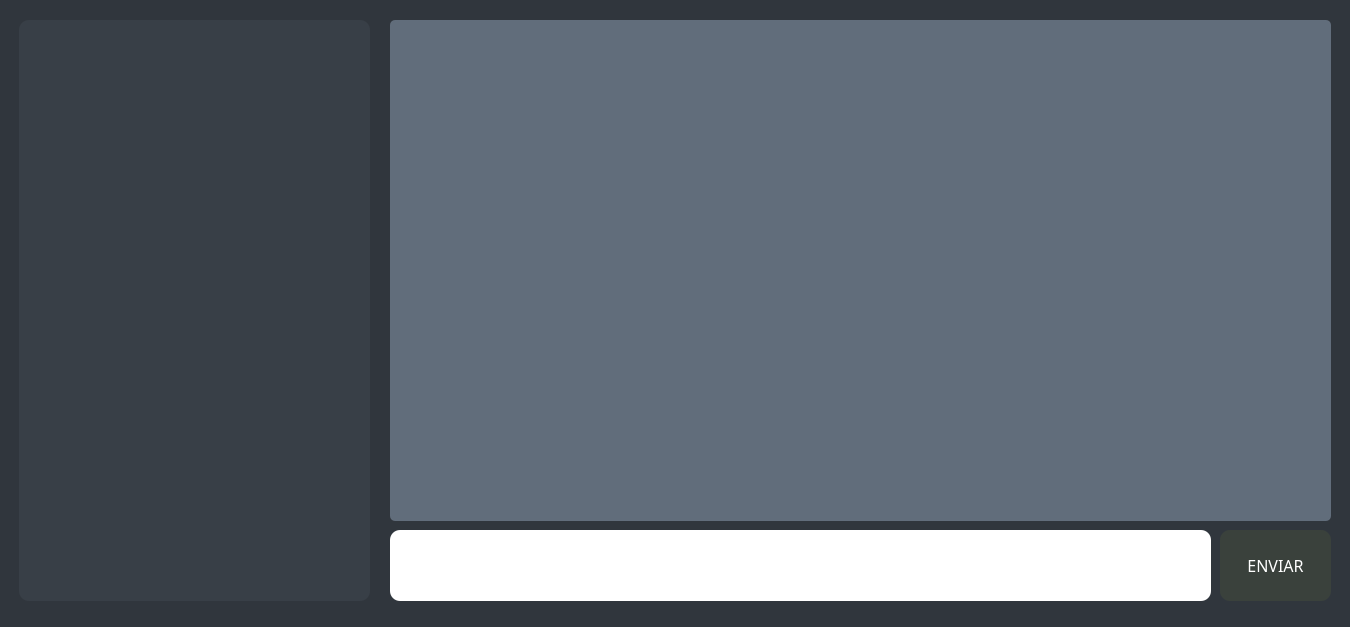
<?xml version="1.0" encoding="UTF-8"?>
<ui version="4.0">
 <class>Form</class>
 <widget class="QWidget" name="Form">
  <property name="geometry">
   <rect>
    <x>0</x>
    <y>0</y>
    <width>1350</width>
    <height>627</height>
   </rect>
  </property>
  <property name="windowTitle">
   <string>chat</string>
  </property>
  <property name="styleSheet">
   <string notr="true">background-color: rgb(48, 54, 61);
border-radius: 5px</string>
  </property>
  <widget class="QWidget" name="widget" native="true">
   <property name="geometry">
    <rect>
     <x>19</x>
     <y>20</y>
     <width>351</width>
     <height>581</height>
    </rect>
   </property>
   <property name="sizePolicy">
    <sizepolicy hsizetype="Expanding" vsizetype="Preferred">
     <horstretch>0</horstretch>
     <verstretch>0</verstretch>
    </sizepolicy>
   </property>
   <property name="styleSheet">
    <string notr="true">background-color: rgba(64, 72, 81, 0.5);
border-radius: 10px;
color: rgb(255, 255, 255);</string>
   </property>
  </widget>
  <widget class="QWidget" name="widget_2" native="true">
   <property name="geometry">
    <rect>
     <x>390</x>
     <y>20</y>
     <width>941</width>
     <height>501</height>
    </rect>
   </property>
   <property name="sizePolicy">
    <sizepolicy hsizetype="Expanding" vsizetype="Preferred">
     <horstretch>0</horstretch>
     <verstretch>0</verstretch>
    </sizepolicy>
   </property>
   <property name="styleSheet">
    <string notr="true">background-color: rgba(102, 115, 130, 0.9);
border-radius: 5px</string>
   </property>
  </widget>
  <widget class="QPushButton" name="pushButton">
   <property name="geometry">
    <rect>
     <x>1220</x>
     <y>530</y>
     <width>111</width>
     <height>71</height>
    </rect>
   </property>
   <property name="sizePolicy">
    <sizepolicy hsizetype="Expanding" vsizetype="Fixed">
     <horstretch>0</horstretch>
     <verstretch>0</verstretch>
    </sizepolicy>
   </property>
   <property name="font">
    <font>
     <family>Impact</family>
     <pointsize>12</pointsize>
    </font>
   </property>
   <property name="styleSheet">
    <string notr="true">background-color: rgb(58, 65, 60);
border-radius:10px;
color: rgb(255,255,255);</string>
   </property>
   <property name="text">
    <string>ENVIAR</string>
   </property>
  </widget>
  <widget class="QTextEdit" name="textEdit">
   <property name="geometry">
    <rect>
     <x>390</x>
     <y>530</y>
     <width>821</width>
     <height>71</height>
    </rect>
   </property>
   <property name="styleSheet">
    <string notr="true">background-color: rgb(255, 255, 255);
border-radius:10px;</string>
   </property>
  </widget>
  <zorder>textEdit</zorder>
  <zorder>widget</zorder>
  <zorder>widget_2</zorder>
  <zorder>pushButton</zorder>
 </widget>
 <resources/>
 <connections/>
</ui>
